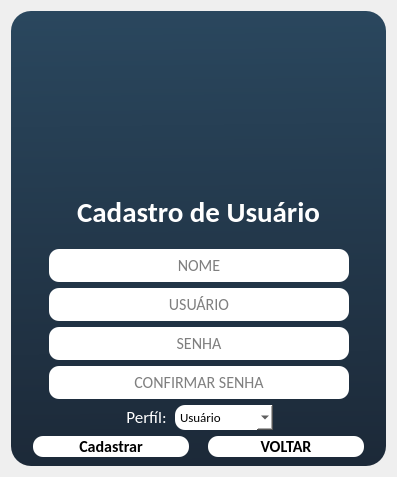
      <widget class="QWidget" name="page_cadastro">
       <layout class="QHBoxLayout" name="horizontalLayout_15">
        <item>
         <widget class="QFrame" name="frame_3">
          <property name="minimumSize">
           <size>
            <width>250</width>
            <height>320</height>
           </size>
          </property>
          <property name="maximumSize">
           <size>
            <width>500</width>
            <height>671</height>
           </size>
          </property>
          <property name="styleSheet">
           <string notr="true">background-color:qlineargradient(spread:pad, x1:0.486, y1:0, x2:0.497, y2:1, stop:0 rgba(42, 71, 94, 255), stop:1 rgba(28, 41, 56, 255));
border-radius:20px
</string>
          </property>
          <property name="frameShape">
           <enum>QFrame::StyledPanel</enum>
          </property>
          <property name="frameShadow">
           <enum>QFrame::Raised</enum>
          </property>
          <layout class="QVBoxLayout" name="verticalLayout_7">
           <item alignment="Qt::AlignHCenter">
            <widget class="QLabel" name="label_37">
             <property name="minimumSize">
              <size>
               <width>175</width>
               <height>168</height>
              </size>
             </property>
             <property name="maximumSize">
              <size>
               <width>175</width>
               <height>168</height>
              </size>
             </property>
             <property name="styleSheet">
              <string notr="true">background-color:transparent</string>
             </property>
             <property name="text">
              <string/>
             </property>
             <property name="pixmap">
              <pixmap>imgs/male-user-add_25347.png</pixmap>
             </property>
             <property name="scaledContents">
              <bool>true</bool>
             </property>
             <property name="wordWrap">
              <bool>true</bool>
             </property>
            </widget>
           </item>
           <item>
            <widget class="QLabel" name="label_3">
             <property name="minimumSize">
              <size>
               <width>240</width>
               <height>30</height>
              </size>
             </property>
             <property name="maximumSize">
              <size>
               <width>16777215</width>
               <height>190</height>
              </size>
             </property>
             <property name="font">
              <font>
               <family>Calibri</family>
               <pointsize>8</pointsize>
               <weight>75</weight>
               <bold>true</bold>
              </font>
             </property>
             <property name="styleSheet">
              <string notr="true">background-color:transparent</string>
             </property>
             <property name="text">
              <string>&lt;html&gt;&lt;head/&gt;&lt;body&gt;&lt;p align=&quot;center&quot;&gt;&lt;span style=&quot; font-size:22pt; color:#ffffff;&quot;&gt;Cadastro de Usuário&lt;/span&gt;&lt;span style=&quot; color:#ffffff;&quot;&gt;&lt;br/&gt;&lt;/span&gt;&lt;/p&gt;&lt;/body&gt;&lt;/html&gt;</string>
             </property>
             <property name="scaledContents">
              <bool>true</bool>
             </property>
             <property name="wordWrap">
              <bool>false</bool>
             </property>
            </widget>
           </item>
           <item>
            <layout class="QHBoxLayout" name="horizontalLayout_5">
             <item>
              <widget class="QLabel" name="label_31">
               <property name="styleSheet">
                <string notr="true">background-color:transparent</string>
               </property>
               <property name="text">
                <string/>
               </property>
              </widget>
             </item>
             <item>
              <widget class="QLineEdit" name="txt_nome">
               <property name="minimumSize">
                <size>
                 <width>0</width>
                 <height>30</height>
                </size>
               </property>
               <property name="maximumSize">
                <size>
                 <width>300</width>
                 <height>16777215</height>
                </size>
               </property>
               <property name="font">
                <font>
                 <family>Calibri</family>
                 <pointsize>12</pointsize>
                </font>
               </property>
               <property name="styleSheet">
                <string notr="true">QLineEdit{
background-color:rgb(255, 255, 255);
border-radius:10px;
padding:5px;
}</string>
               </property>
               <property name="alignment">
                <set>Qt::AlignCenter</set>
               </property>
               <property name="placeholderText">
                <string>NOME</string>
               </property>
              </widget>
             </item>
             <item>
              <widget class="QLabel" name="label_17">
               <property name="styleSheet">
                <string notr="true">background-color:transparent</string>
               </property>
               <property name="text">
                <string/>
               </property>
              </widget>
             </item>
            </layout>
           </item>
           <item>
            <layout class="QHBoxLayout" name="horizontalLayout_6">
             <item>
              <widget class="QLabel" name="label_16">
               <property name="styleSheet">
                <string notr="true">background-color:transparent</string>
               </property>
               <property name="text">
                <string/>
               </property>
              </widget>
             </item>
             <item>
              <widget class="QLineEdit" name="txt_usuario">
               <property name="minimumSize">
                <size>
                 <width>0</width>
                 <height>30</height>
                </size>
               </property>
               <property name="maximumSize">
                <size>
                 <width>300</width>
                 <height>16777215</height>
                </size>
               </property>
               <property name="font">
                <font>
                 <family>Calibri</family>
                 <pointsize>12</pointsize>
                </font>
               </property>
               <property name="styleSheet">
                <string notr="true">QLineEdit{
background-color:rgb(255, 255, 255);
border-radius:10px;
padding:5px;
}</string>
               </property>
               <property name="text">
                <string/>
               </property>
               <property name="alignment">
                <set>Qt::AlignCenter</set>
               </property>
               <property name="placeholderText">
                <string>USUÁRIO</string>
               </property>
              </widget>
             </item>
             <item>
              <widget class="QLabel" name="label_15">
               <property name="styleSheet">
                <string notr="true">background-color:transparent</string>
               </property>
               <property name="text">
                <string/>
               </property>
              </widget>
             </item>
            </layout>
           </item>
           <item>
            <layout class="QHBoxLayout" name="horizontalLayout_7">
             <item>
              <widget class="QLabel" name="label_14">
               <property name="styleSheet">
                <string notr="true">background-color:transparent</string>
               </property>
               <property name="text">
                <string/>
               </property>
              </widget>
             </item>
             <item>
              <widget class="QLineEdit" name="txt_senha">
               <property name="minimumSize">
                <size>
                 <width>0</width>
                 <height>30</height>
                </size>
               </property>
               <property name="maximumSize">
                <size>
                 <width>300</width>
                 <height>16777215</height>
                </size>
               </property>
               <property name="font">
                <font>
                 <family>Calibri</family>
                 <pointsize>12</pointsize>
                </font>
               </property>
               <property name="styleSheet">
                <string notr="true">QLineEdit{
background-color:rgb(255, 255, 255);
border-radius:10px;
padding:5px;
}</string>
               </property>
               <property name="echoMode">
                <enum>QLineEdit::Password</enum>
               </property>
               <property name="alignment">
                <set>Qt::AlignCenter</set>
               </property>
               <property name="placeholderText">
                <string>SENHA</string>
               </property>
              </widget>
             </item>
             <item>
              <widget class="QLabel" name="label_13">
               <property name="styleSheet">
                <string notr="true">background-color:transparent</string>
               </property>
               <property name="text">
                <string/>
               </property>
              </widget>
             </item>
            </layout>
           </item>
           <item>
            <layout class="QHBoxLayout" name="horizontalLayout_8">
             <item>
              <widget class="QLabel" name="label_12">
               <property name="styleSheet">
                <string notr="true">background-color:transparent</string>
               </property>
               <property name="text">
                <string/>
               </property>
              </widget>
             </item>
             <item>
              <widget class="QLineEdit" name="txt_confirmar_senha">
               <property name="minimumSize">
                <size>
                 <width>0</width>
                 <height>30</height>
                </size>
               </property>
               <property name="maximumSize">
                <size>
                 <width>300</width>
                 <height>16777215</height>
                </size>
               </property>
               <property name="font">
                <font>
                 <family>Calibri</family>
                 <pointsize>12</pointsize>
                </font>
               </property>
               <property name="styleSheet">
                <string notr="true">QLineEdit{
background-color:rgb(255, 255, 255);
border-radius:10px;
padding:5px;
}</string>
               </property>
               <property name="text">
                <string/>
               </property>
               <property name="echoMode">
                <enum>QLineEdit::Password</enum>
               </property>
               <property name="alignment">
                <set>Qt::AlignCenter</set>
               </property>
               <property name="placeholderText">
                <string>CONFIRMAR SENHA</string>
               </property>
              </widget>
             </item>
             <item>
              <widget class="QLabel" name="label_11">
               <property name="styleSheet">
                <string notr="true">background-color:transparent</string>
               </property>
               <property name="text">
                <string/>
               </property>
              </widget>
             </item>
            </layout>
           </item>
           <item>
            <layout class="QHBoxLayout" name="horizontalLayout_9">
             <item>
              <widget class="QLabel" name="label_7">
               <property name="maximumSize">
                <size>
                 <width>108</width>
                 <height>16777215</height>
                </size>
               </property>
               <property name="styleSheet">
                <string notr="true">background-color:transparent</string>
               </property>
               <property name="text">
                <string/>
               </property>
              </widget>
             </item>
             <item>
              <widget class="QLabel" name="label_5">
               <property name="maximumSize">
                <size>
                 <width>45</width>
                 <height>16777215</height>
                </size>
               </property>
               <property name="font">
                <font>
                 <family>Calibri</family>
                 <pointsize>13</pointsize>
                </font>
               </property>
               <property name="styleSheet">
                <string notr="true">background-color:transparent</string>
               </property>
               <property name="text">
                <string>&lt;html&gt;&lt;head/&gt;&lt;body&gt;&lt;p align=&quot;center&quot;&gt;&lt;span style=&quot; color:#ffffff;&quot;&gt;Perfíl:&lt;/span&gt;&lt;/p&gt;&lt;/body&gt;&lt;/html&gt;</string>
               </property>
              </widget>
             </item>
             <item>
              <widget class="QComboBox" name="box_perfil">
               <property name="minimumSize">
                <size>
                 <width>0</width>
                 <height>25</height>
                </size>
               </property>
               <property name="maximumSize">
                <size>
                 <width>300</width>
                 <height>16777215</height>
                </size>
               </property>
               <property name="font">
                <font>
                 <family>Calibri</family>
                 <pointsize>10</pointsize>
                </font>
               </property>
               <property name="styleSheet">
                <string notr="true">background-color:rgb(255, 255, 255);
border-radius:10px;
</string>
               </property>
               <property name="editable">
                <bool>false</bool>
               </property>
               <property name="insertPolicy">
                <enum>QComboBox::InsertAtBottom</enum>
               </property>
               <item>
                <property name="text">
                 <string>Usuário</string>
                </property>
               </item>
               <item>
                <property name="text">
                 <string>Administrador</string>
                </property>
               </item>
              </widget>
             </item>
             <item>
              <widget class="QLabel" name="label_8">
               <property name="styleSheet">
                <string notr="true">background-color:transparent</string>
               </property>
               <property name="text">
                <string/>
               </property>
              </widget>
             </item>
            </layout>
           </item>
           <item>
            <layout class="QHBoxLayout" name="horizontalLayout_10">
             <item>
              <widget class="QLabel" name="label_32">
               <property name="styleSheet">
                <string notr="true">background-color:transparent</string>
               </property>
               <property name="text">
                <string/>
               </property>
              </widget>
             </item>
             <item>
              <widget class="QPushButton" name="btn_cadastrar">
               <property name="sizePolicy">
                <sizepolicy hsizetype="Maximum" vsizetype="Minimum">
                 <horstretch>0</horstretch>
                 <verstretch>0</verstretch>
                </sizepolicy>
               </property>
               <property name="minimumSize">
                <size>
                 <width>156</width>
                 <height>20</height>
                </size>
               </property>
               <property name="maximumSize">
                <size>
                 <width>221</width>
                 <height>41</height>
                </size>
               </property>
               <property name="font">
                <font>
                 <family>Calibri</family>
                 <pointsize>12</pointsize>
                 <weight>75</weight>
                 <bold>true</bold>
                </font>
               </property>
               <property name="cursor">
                <cursorShape>PointingHandCursor</cursorShape>
               </property>
               <property name="styleSheet">
                <string notr="true">QPushButton {
  color: black;
  background-color: rgb(255,255,255);
border-radius:10px
}
QPushButton:hover{
 
  background-color:rgb(207, 207, 207)

}
QPushButton:pressed {
background-color: rgb(78, 125, 195);
  
}</string>
               </property>
               <property name="text">
                <string>Cadastrar</string>
               </property>
              </widget>
             </item>
             <item>
              <widget class="QLabel" name="label_33">
               <property name="styleSheet">
                <string notr="true">background-color:transparent</string>
               </property>
               <property name="text">
                <string/>
               </property>
              </widget>
             </item>
             <item>
              <widget class="QPushButton" name="btn_cancelar2">
               <property name="sizePolicy">
                <sizepolicy hsizetype="Maximum" vsizetype="Minimum">
                 <horstretch>0</horstretch>
                 <verstretch>0</verstretch>
                </sizepolicy>
               </property>
               <property name="minimumSize">
                <size>
                 <width>156</width>
                 <height>20</height>
                </size>
               </property>
               <property name="maximumSize">
                <size>
                 <width>221</width>
                 <height>41</height>
                </size>
               </property>
               <property name="font">
                <font>
                 <family>Calibri</family>
                 <pointsize>12</pointsize>
                 <weight>75</weight>
                 <bold>true</bold>
                </font>
               </property>
               <property name="cursor">
                <cursorShape>PointingHandCursor</cursorShape>
               </property>
               <property name="styleSheet">
                <string notr="true">QPushButton {
  color: black;
  background-color: rgb(255,255,255);
border-radius:10px
}
QPushButton:hover{
 
  background-color:rgb(207, 207, 207)

}
QPushButton:pressed {
background-color: rgb(78, 125, 195);
  
}</string>
               </property>
               <property name="text">
                <string>VOLTAR</string>
               </property>
              </widget>
             </item>
             <item>
              <widget class="QLabel" name="label_45">
               <property name="styleSheet">
                <string notr="true">background-color:transparent</string>
               </property>
               <property name="text">
                <string/>
               </property>
              </widget>
             </item>
            </layout>
           </item>
          </layout>
         </widget>
        </item>
       </layout>
      </widget>
